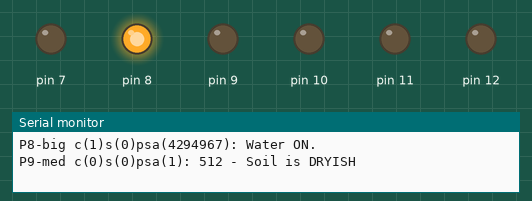
Bench run of a sketch on a simulated Arduino Uno, built with avr-gcc and run on an emulated ATmega328P. On the bench: output pins drawn as LEDs (lit = HIGH), the last lines printed to the serial monitor.

Above: at 1.51 s.
At 2.0 s:
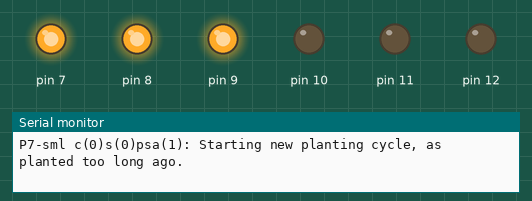
At 32.15 s:
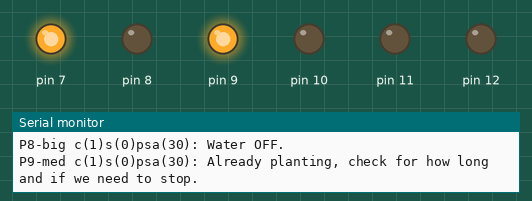
At 32.5 s:
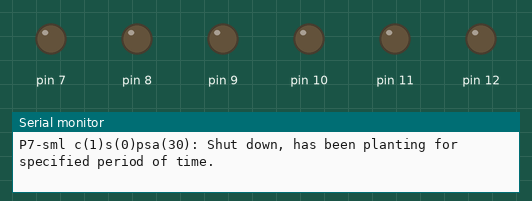
Timing chart, 0 to 34.0 s (numbered marks = the images above):
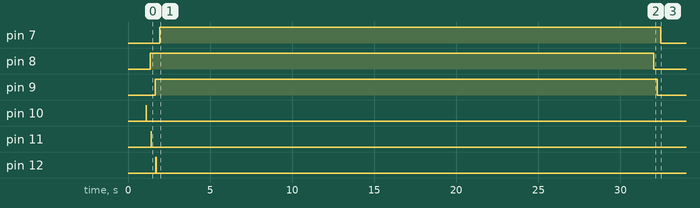

The sketch:

hydration.ino
```cpp
#include "Planter.cpp"

Planter planter1(8, A0, 10, "P8-big", 30000, 250, 380);
Planter planter2(9, A1, 11, "P9-med", 30000, 250, 340);
Planter planter3(7, A2, 12, "P7-sml", 30000, 250, 340);

void setup() {
    Serial.begin(9600);
    planter1.setup();
    planter2.setup();
    planter3.setup();
}

void loop() {
  // todo use https://www.gammon.com.au/serial for non-blocking read to get plan config/status
    planter1.loop();
    planter2.loop();
    planter3.loop();
}
```

Planter.cpp
```cpp
#include "Arduino.h"
//#include "Planter.h"

#define ONE_HOUR 3600000
#define FOUR_HOURS 14400000
#define EIGHT_HOURS 28800000
#define FORTY_EIGHT_HOURS 172800000

static const uint32_t MIN_PLANT_TIME_INTERVAL = FOUR_HOURS; // we only allow to plant it each 8 hours
static const uint32_t MAX_NON_PLANT_TIME_INTERVAL = FORTY_EIGHT_HOURS; // in case sensor broke we still want to plan it just in case. so max non-planting time is 48hours
static const uint32_t PLANT_TIME = 10000; // plant for 30 secs once per 10 mins
static const uint32_t CHECK_INTERVAL = 300000; // check every 5 mins

class Planter {
private:
    char *id;
    int cyclesRun = 0;
    int cautiousCyclesRun = 0;
    int motorPin;
    int sensorPin;
    int sensorPowerPin;
    int hydratedLevel; // at this level planter won't try to plant it anymore
    int deHydratedLevel; // at this level planter will try to plan it
    int plantTime; // planting time 10 secs, then stop
    //int delayBetweenPlanting = 2 * 60 * 1000; // we want water to absorb for 2 mins to read correct measurements
    uint32_t currentTime = 0;
    uint32_t startTime = 0;
    uint32_t lastPlantingStartTime = 0; // planting time 10 secs, then stop
    int plantingStatus = LOW;
    uint32_t inDelayUntil = 0;
public:
    Planter(int motorPin, int sensorPin, int sensorPowerPin, char *id, int plantTime = PLANT_TIME, int hydratedLevel = 250, int deHydratedLevel = 320) :
            motorPin(motorPin),
            sensorPin(sensorPin),
            sensorPowerPin(sensorPowerPin),
            plantTime(plantTime),
            hydratedLevel(hydratedLevel),
            deHydratedLevel(deHydratedLevel),
            id(id) {
        if (hydratedLevel < deHydratedLevel) { // set default values
            hydratedLevel = 250;
            deHydratedLevel = 320;
        }
    }

    void loop() {
        currentTime = millis();
        if (inDelayUntil > currentTime) {
            return;
        }
        if (plantingStatus == HIGH) { // check if we've been planting already
            log("Already planting, check for how long and if we need to stop. ");
            if (currentTime - lastPlantingStartTime > plantTime) { // already planting more than 10 secs, shut down
                log("Shut down, has been planting for specified period of time. ");
                plantOff();
                delayFor(CHECK_INTERVAL);
            } else {// to make sure we're not planting for ever
                log("Delay for a sec, to wait until planting cycle is over. ");
                // just delay for a sec, to check if it's enough planting yet
                delayFor(1000);
            }
            return; // exit a loop here, as don't need to sense moisture level yet
        }
        int newPlantingStatus = getSensorStatus();
        if (newPlantingStatus == LOW) {
            if ((currentTime - lastPlantingStartTime > MAX_NON_PLANT_TIME_INTERVAL)
                     && (currentTime - startTime > MAX_NON_PLANT_TIME_INTERVAL)) {
                log("Haven't planted for long period of time. Starting new planting cycle. ");
                cautiousCyclesRun++;
                plantOn();
            } else {
                log("No need to plant, wait for the next check. ");
                //plantOff();
                delayFor(CHECK_INTERVAL); // wait for 2 mins before the next check
            }
        } else { // we need to plant according to sensor
            // new planting cycle
            log("Sensor says need to plant, check if it's not too often. ");
            // check that we planted more than 2 mins ago, or just started
            if (lastPlantingStartTime == 0
                || currentTime - lastPlantingStartTime > MIN_PLANT_TIME_INTERVAL) {
                // just start
                log("Starting new planting cycle, as planted too long ago. ");
                cyclesRun++;
                plantOn();
                //delayFor(plantTime / 2); // plant for half period, so we check more often and mb sensor would say it's enough
            } else {
                log("Even though soil is dry, don't start, as just planted.");
                //plantOff();
                delayFor(CHECK_INTERVAL);
            }
        }
    }

    void delayFor(uint64_t delayFor) {
        inDelayUntil = millis() + delayFor;
    }

    void setup() {
        log("CHECK_INTERVAL:", CHECK_INTERVAL);
        log("MIN_PLANT_TIME_INTERVAL:", MIN_PLANT_TIME_INTERVAL);
        log("plantTime:", plantTime);
        log("motorPin:", motorPin);
        log("sensorPin:", sensorPin);
        log("sensorPowerPin:", sensorPowerPin);
        log("hydratedLevel:", hydratedLevel);
        log("deHydratedLevel:", deHydratedLevel);
        pinMode(sensorPin, INPUT);
        pinMode(motorPin, OUTPUT);
        pinMode(sensorPowerPin, OUTPUT);
        plantOff();
        startTime = millis();
    }

    void plantOn() {
        digitalWrite(motorPin, HIGH);
        lastPlantingStartTime = millis();
        plantingStatus = HIGH;
        log("Water ON. ");
    }

    void plantOff() {
        digitalWrite(motorPin, LOW);
        plantingStatus = LOW;
        log("Water OFF. ");
    }

    int getSensorStatus() {
        digitalWrite(sensorPowerPin, HIGH);
        delay(10);
        int sensorValue = analogRead(sensorPin); //take a sample
        digitalWrite(sensorPowerPin, LOW);
        if (sensorValue >= 1000) {
            log(sensorValue, " - Sensor is not in the Soil or DISCONNECTED");
            // don't do anything as most probably circuit has sensor broken or disconnected. we can overplant
        } else if (sensorValue >= 600) {
            log(sensorValue, " - Soil is DRY");
        } else if (sensorValue >= deHydratedLevel) {
            log(sensorValue, " - Soil is DRYISH");
        } else if (sensorValue > hydratedLevel) {
            log(sensorValue, " - Sensor in HUMID/WATER, OK");
        } else {
            log(sensorValue, " - Sensor in WATER, OK");
        }
        int ret;
        if (sensorValue < 1000 && sensorValue >= deHydratedLevel) {
            ret = HIGH;
        } else {
            ret = LOW;
        }
        log((uint64_t)((sensorValue / (double)deHydratedLevel) *100), "% dry. ");
        return ret;
    }

    void log(char *txt) {
        printStartOfLine();
        Serial.println(txt);
    }

    void log(char *txt, uint64_t num) {
        printStartOfLine();
        Serial.print(txt);
        Serial.println(uintToStr(num, str));
    }

    void log(uint64_t num, char *txt) {
        printStartOfLine();
        Serial.print(uintToStr(num, str));
        Serial.println(txt);
    }

    void printStartOfLine() {
        Serial.print(id);
        Serial.print(" c(");
        Serial.print(cyclesRun);
        Serial.print(")s(");
        Serial.print(cautiousCyclesRun);
        Serial.print(")psa(");
        Serial.print((currentTime - lastPlantingStartTime) / 1000);
        Serial.print("): ");
    }

    char *uintToStr(const uint64_t num, char *str) {
        uint8_t i = 0;
        uint64_t n = num;

        do
            i++;
        while (n /= 10);

        str[i] = '\0';
        n = num;

        do
            str[--i] = (n % 10) + '0';
        while (n /= 10);

        return str;
    }

    char str[21];
    //Serial.println( uintToStr( num, str ) );
};
```

Measured:
- by itself, pin 7: LOW → HIGH at 1.9 s, → LOW 30.5 s later
- by itself, pin 8: LOW → HIGH at 1.4 s, → LOW 30.7 s later
- by itself, pin 9: LOW → HIGH at 1.7 s, → LOW 30.6 s later
- by itself, pin 10: LOW → HIGH at 1.1 s, → LOW 0.01 s later
- by itself, pin 11: LOW → HIGH at 1.4 s, → LOW 0.01 s later
- by itself, pin 12: LOW → HIGH at 1.7 s, → LOW 0.01 s later
